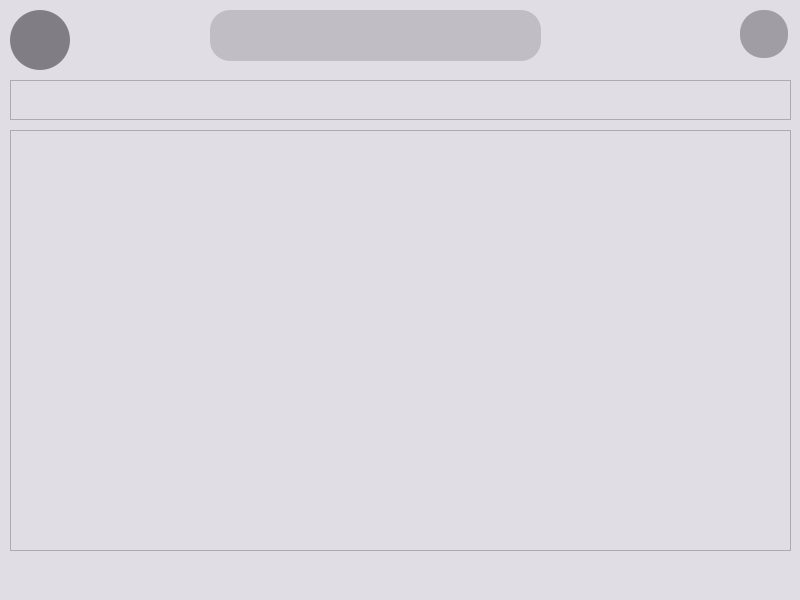
<?xml version="1.0" encoding="UTF-8"?>
<ui version="4.0">
 <class>MainWindow</class>
 <widget class="QMainWindow" name="MainWindow">
  <property name="geometry">
   <rect>
    <x>0</x>
    <y>0</y>
    <width>800</width>
    <height>600</height>
   </rect>
  </property>
  <property name="windowTitle">
   <string>MainWindow</string>
  </property>
  <property name="styleSheet">
   <string notr="true">QWidget{
	background-color: #E0DEE4;
}</string>
  </property>
  <widget class="QWidget" name="centralwidget">
   <property name="styleSheet">
    <string notr="true"/>
   </property>
   <widget class="QPushButton" name="accountButton">
    <property name="geometry">
     <rect>
      <x>10</x>
      <y>10</y>
      <width>60</width>
      <height>60</height>
     </rect>
    </property>
    <property name="sizePolicy">
     <sizepolicy hsizetype="Fixed" vsizetype="Fixed">
      <horstretch>0</horstretch>
      <verstretch>0</verstretch>
     </sizepolicy>
    </property>
    <property name="styleSheet">
     <string notr="true">QPushButton{
	background-color: #807E84;
	border-width: 1px;
	border-radius: 30px;
	border-color: #807E84;
}
QPushButton:hover{
	  background: qlineargradient(x1: 0, y1: 0, x2: 0, y2: 1,
														 stop: 1.0 #A09EA4);
}</string>
    </property>
    <property name="text">
     <string/>
    </property>
    <property name="icon">
     <iconset>
      <normalon>:/resources/images/icons/smile-beam.png</normalon>
     </iconset>
    </property>
    <property name="iconSize">
     <size>
      <width>30</width>
      <height>30</height>
     </size>
    </property>
   </widget>
   <widget class="QPushButton" name="settingButton">
    <property name="geometry">
     <rect>
      <x>740</x>
      <y>10</y>
      <width>48</width>
      <height>48</height>
     </rect>
    </property>
    <property name="styleSheet">
     <string notr="true">QPushButton{
	background-color: #A09EA4;
	border-width: 1px;
	border-radius: 23px;
	border-color: #A09EA4;
}
QPushButton:hover{
     background: qlineargradient(x1: 0, y1: 0, x2: 0, y2: 1,
                                 stop: 1.0 #C0BEC4);
}</string>
    </property>
    <property name="text">
     <string/>
    </property>
    <property name="icon">
     <iconset>
      <normalon>:/resources/images/icons/setting.png</normalon>
     </iconset>
    </property>
    <property name="iconSize">
     <size>
      <width>30</width>
      <height>20</height>
     </size>
    </property>
   </widget>
   <widget class="QFrame" name="frame">
    <property name="enabled">
     <bool>true</bool>
    </property>
    <property name="geometry">
     <rect>
      <x>210</x>
      <y>0</y>
      <width>380</width>
      <height>70</height>
     </rect>
    </property>
    <property name="frameShape">
     <enum>QFrame::Shape::NoFrame</enum>
    </property>
    <property name="frameShadow">
     <enum>QFrame::Shadow::Raised</enum>
    </property>
    <property name="lineWidth">
     <number>0</number>
    </property>
    <widget class="QLineEdit" name="searchTextArea">
     <property name="geometry">
      <rect>
       <x>0</x>
       <y>10</y>
       <width>331</width>
       <height>51</height>
      </rect>
     </property>
     <property name="styleSheet">
      <string notr="true">QLineEdit{
	border-radius: 20px;
	background-color: #C0BEC4;
	border-color: #C0BEC4;
}
QLineEdit:hover{
	selection-background-color:  #E0DEE4;
}</string>
     </property>
    </widget>
    <widget class="QPushButton" name="pushButton">
     <property name="geometry">
      <rect>
       <x>330</x>
       <y>10</y>
       <width>41</width>
       <height>51</height>
      </rect>
     </property>
     <property name="styleSheet">
      <string notr="true">QPushButton{
	border-radius: 20px;
	background-color:  none;
	border-color: #C0BEC4;
}
QPushButton:hover{
	background: qlineargradient(x1: 0, y1: 0, x2: 0, y2: 1,
														stop: 0.3  #C0BEC4);
}
</string>
     </property>
     <property name="text">
      <string/>
     </property>
     <property name="icon">
      <iconset>
       <normalon>:/resources/images/icons/search.png</normalon>
      </iconset>
     </property>
     <property name="iconSize">
      <size>
       <width>25</width>
       <height>25</height>
      </size>
     </property>
    </widget>
   </widget>
   <widget class="QScrollArea" name="menuScroll">
    <property name="geometry">
     <rect>
      <x>10</x>
      <y>80</y>
      <width>781</width>
      <height>40</height>
     </rect>
    </property>
    <property name="sizePolicy">
     <sizepolicy hsizetype="Expanding" vsizetype="Fixed">
      <horstretch>0</horstretch>
      <verstretch>0</verstretch>
     </sizepolicy>
    </property>
    <property name="layoutDirection">
     <enum>Qt::LayoutDirection::LeftToRight</enum>
    </property>
    <property name="verticalScrollBarPolicy">
     <enum>Qt::ScrollBarPolicy::ScrollBarAlwaysOff</enum>
    </property>
    <property name="horizontalScrollBarPolicy">
     <enum>Qt::ScrollBarPolicy::ScrollBarAsNeeded</enum>
    </property>
    <property name="widgetResizable">
     <bool>false</bool>
    </property>
    <property name="alignment">
     <set>Qt::AlignmentFlag::AlignRight|Qt::AlignmentFlag::AlignTrailing|Qt::AlignmentFlag::AlignVCenter</set>
    </property>
    <widget class="QWidget" name="scrollAreaWidgetContents">
     <property name="geometry">
      <rect>
       <x>0</x>
       <y>0</y>
       <width>779</width>
       <height>39</height>
      </rect>
     </property>
     <property name="sizePolicy">
      <sizepolicy hsizetype="Expanding" vsizetype="Preferred">
       <horstretch>0</horstretch>
       <verstretch>0</verstretch>
      </sizepolicy>
     </property>
     <widget class="QWidget" name="menuScrollContainer" native="true">
      <property name="geometry">
       <rect>
        <x>0</x>
        <y>0</y>
        <width>781</width>
        <height>31</height>
       </rect>
      </property>
     </widget>
    </widget>
   </widget>
   <widget class="QScrollArea" name="scrollArea_2">
    <property name="geometry">
     <rect>
      <x>10</x>
      <y>130</y>
      <width>781</width>
      <height>421</height>
     </rect>
    </property>
    <property name="widgetResizable">
     <bool>true</bool>
    </property>
    <widget class="QWidget" name="scrollAreaWidgetContents_2">
     <property name="geometry">
      <rect>
       <x>0</x>
       <y>0</y>
       <width>779</width>
       <height>419</height>
      </rect>
     </property>
    </widget>
   </widget>
  </widget>
  <widget class="QMenuBar" name="menubar">
   <property name="geometry">
    <rect>
     <x>0</x>
     <y>0</y>
     <width>800</width>
     <height>21</height>
    </rect>
   </property>
  </widget>
  <widget class="QStatusBar" name="statusbar"/>
 </widget>
 <resources/>
 <connections/>
</ui>
